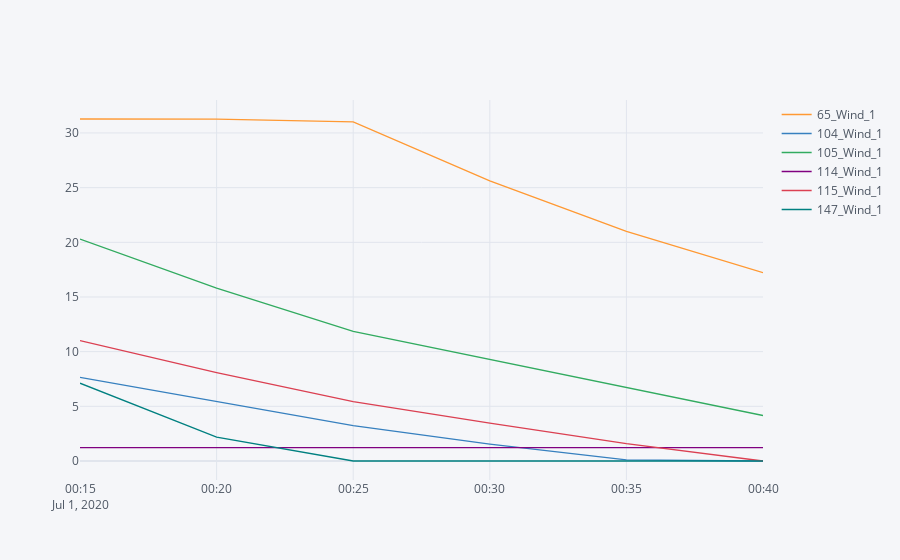

Notebook code for this chart:
### Code cell
# one scenario 
# choose sim_timestamp for which to plot a scenario
sim_timestamp = sim_timestamps[0]
# choose scenario to plot
scenario_nr =1


all_scenarios_df
all_scenarios_df.loc[sim_timestamp,scenario_nr].iplot()
# # all needed period timestamps: t0,t1,...
# timestamps = pd.date_range(
#     start=sim_timestamp - pd.Timedelta("5min"), periods=n_periods + 1, freq="5min"
# )
# plot_df = pd.DataFrame(index=timestamps, columns=range(1, n_scenarios + 1),)
# for scenario_nr in range(1, n_scenarios + 1):
#     s = all_scenarios_df.loc[(sim_timestamp, scenario_nr,)].sum(axis=1)
#     s.loc[timestamps[0]] = grid.actuals.loc[timestamps[0]].loc["TotalPower"]

#     plot_df[scenario_nr] = s
# plot_df.iplot(xTitle="Time", yTitle="MW", title="10 scenarios of total wind power")

### Figure 1 — Plotly figure (JSON) as saved in the notebook; plotly's stock layout.template omitted (floating-point values rounded to 4 significant figures)
{"data": [{"line": {"color": "rgba(255, 153, 51, 1.0)", "dash": "solid", "shape": "linear", "width": 1.3}, "mode": "lines", "name": "65_Wind_1", "text": "", "type": "scatter", "x": ["2020-07-01 00:15:00+00:00", "2020-07-01 00:20:00+00:00", "2020-07-01 00:25:00+00:00", "2020-07-01 00:30:00+00:00", "2020-07-01 00:35:00+00:00", "2020-07-01 00:40:00+00:00"], "y": [31.28, 31.26, 31.02, 25.62, 20.99, 17.22]}, {"line": {"color": "rgba(55, 128, 191, 1.0)", "dash": "solid", "shape": "linear", "width": 1.3}, "mode": "lines", "name": "104_Wind_1", "text": "", "type": "scatter", "x": ["2020-07-01 00:15:00+00:00", "2020-07-01 00:20:00+00:00", "2020-07-01 00:25:00+00:00", "2020-07-01 00:30:00+00:00", "2020-07-01 00:35:00+00:00", "2020-07-01 00:40:00+00:00"], "y": [7.651, 5.44, 3.244, 1.543, 0.1037, 0]}, {"line": {"color": "rgba(50, 171, 96, 1.0)", "dash": "solid", "shape": "linear", "width": 1.3}, "mode": "lines", "name": "105_Wind_1", "text": "", "type": "scatter", "x": ["2020-07-01 00:15:00+00:00", "2020-07-01 00:20:00+00:00", "2020-07-01 00:25:00+00:00", "2020-07-01 00:30:00+00:00", "2020-07-01 00:35:00+00:00", "2020-07-01 00:40:00+00:00"], "y": [20.3, 15.82, 11.85, 9.28, 6.666, 4.159]}, {"line": {"color": "rgba(128, 0, 128, 1.0)", "dash": "solid", "shape": "linear", "width": 1.3}, "mode": "lines", "name": "114_Wind_1", "text": "", "type": "scatter", "x": ["2020-07-01 00:15:00+00:00", "2020-07-01 00:20:00+00:00", "2020-07-01 00:25:00+00:00", "2020-07-01 00:30:00+00:00", "2020-07-01 00:35:00+00:00", "2020-07-01 00:40:00+00:00"], "y": [1.23, 1.23, 1.23, 1.23, 1.23, 1.23]}, {"line": {"color": "rgba(219, 64, 82, 1.0)", "dash": "solid", "shape": "linear", "width": 1.3}, "mode": "lines", "name": "115_Wind_1", "text": "", "type": "scatter", "x": ["2020-07-01 00:15:00+00:00", "2020-07-01 00:20:00+00:00", "2020-07-01 00:25:00+00:00", "2020-07-01 00:30:00+00:00", "2020-07-01 00:35:00+00:00", "2020-07-01 00:40:00+00:00"], "y": [11.02, 8.093, 5.431, 3.468, 1.581, 0]}, {"line": {"color": "rgba(0, 128, 128, 1.0)", "dash": "solid", "shape": "linear", "width": 1.3}, "mode": "lines", "name": "147_Wind_1", "text": "", "type": "scatter", "x": ["2020-07-01 00:15:00+00:00", "2020-07-01 00:20:00+00:00", "2020-07-01 00:25:00+00:00", "2020-07-01 00:30:00+00:00", "2020-07-01 00:35:00+00:00", "2020-07-01 00:40:00+00:00"], "y": [7.114, 2.176, 0, 0, 0, 0]}], "layout": {"legend": {"bgcolor": "#F5F6F9", "font": {"color": "#4D5663"}}, "paper_bgcolor": "#F5F6F9", "plot_bgcolor": "#F5F6F9", "title": {"font": {"color": "#4D5663"}}, "xaxis": {"gridcolor": "#E1E5ED", "showgrid": true, "tickfont": {"color": "#4D5663"}, "title": {"font": {"color": "#4D5663"}, "text": ""}, "zerolinecolor": "#E1E5ED"}, "yaxis": {"gridcolor": "#E1E5ED", "showgrid": true, "tickfont": {"color": "#4D5663"}, "title": {"font": {"color": "#4D5663"}, "text": ""}, "zerolinecolor": "#E1E5ED"}}}
